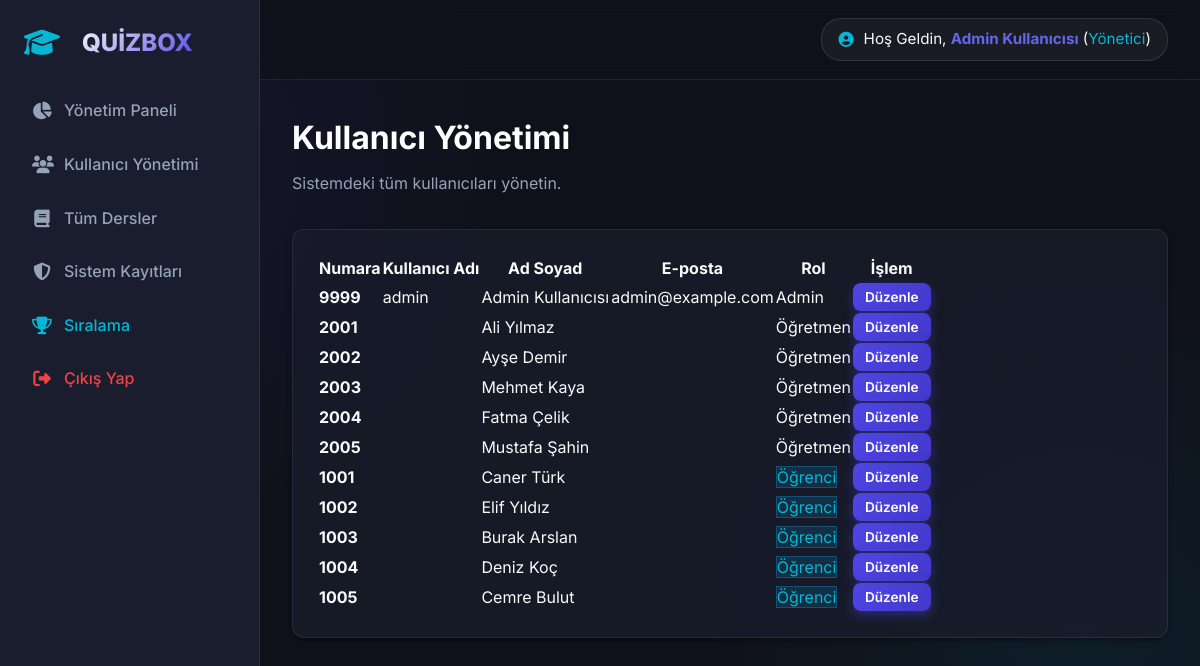
Screenshot of /public/admin/users (signed in) with the database file from the repository.
### tables this page shows
CREATE TABLE `users` (
  `id` int(11) NOT NULL AUTO_INCREMENT,
  `first_name` varchar(50) NOT NULL,
  `last_name` varchar(50) NOT NULL,
  `user_number` int(11) NOT NULL,
  `username` varchar(50) DEFAULT NULL,
  `email` varchar(100) DEFAULT NULL,
  `password` varchar(255) DEFAULT NULL,
  `role` enum('admin','teacher','student') NOT NULL DEFAULT 'student',
  `created_at` timestamp NOT NULL DEFAULT current_timestamp(),
  `last_login` timestamp NULL DEFAULT NULL,
  `reset_token` varchar(255) DEFAULT NULL,
  `reset_expires` datetime DEFAULT NULL,
  PRIMARY KEY (`id`),
  UNIQUE KEY `username` (`username`),
  UNIQUE KEY `user_number` (`user_number`),
  UNIQUE KEY `email` (`email`)
);

### app/Controllers/Admin.php (called while the page is built, shortened)
<?php
class Admin extends Controller {
    public function users() {
        $db = new Database();
        $db->query('SELECT * FROM users ORDER BY created_at DESC');
        $users = $db->resultSet();
        $data = [
            'users' => $users
        ];
        $this->view('admin/users', $data);
    }
}

### app/Core/Router.php (called while the page is built, shortened)
<?php
class Router {
    protected $currentMethod = 'index';
    public function __construct() {
        $url = $this->getUrl();
        if (isset($url[0]) && file_exists('../app/Controllers/' . ucwords($url[0]) . '.php')) {
            unset($url[0]);
        }
        $this->currentController = new $this->currentController;
        if (isset($url[1])) {
            if (method_exists($this->currentController, $url[1])) {
                $this->currentMethod = $url[1];
                unset($url[1]);
            }
        }
        $this->params = $url ? array_values($url) : [];
        call_user_func_array([$this->currentController, $this->currentMethod], $this->params);
    }
    public function getUrl() {
        if (isset($_GET['url'])) {
            $url = rtrim($_GET['url'], '/');
            $url = filter_var($url, FILTER_SANITIZE_URL);
            $url = explode('/', $url);
            return $url;
        }
        return [];
    }
}

### public/index.php (called while the page is built, shortened)
<?php
$init = new Router();

### app/Helpers/Language.php (called while the page is built, shortened)
<?php
class Language {
    private static $translations = [];
    public static function load() {
        self::$translations = [
            'dashboard' => 'Panel',
            'my_courses' => 'Derslerim',
            'quizzes' => 'Sınavlar',
            'question_bank' => 'Soru Bankası',
            'my_profile' => 'Profilim',
            'browse_courses' => 'Derslere Göz At',
            'active_quizzes' => 'Aktif Sınavlar',
            'my_results' => 'Sonuçlarım',
            'leaderboard' => 'Sıralama',
            'logout' => 'Çıkış Yap',
            'welcome' => 'Hoş Geldin',
            'settings' => 'Ayarlar',
            'users' => 'Kullanıcılar',
            'system_logs' => 'Sistem Kayıtları',
            'courses' => 'Dersler',
            'students' => 'Öğrenciler',
            'teachers' => 'Öğretmenler'
        ];
    }
    public static function get($key) {
        return isset(self::$translations[$key]) ? self::$translations[$key] : $key;
    }
}

### app/Core/Database.php (called while the page is built, shortened)
<?php
class Database {
    private $host = DB_HOST;
    private $user = DB_USER;
    private $pass = DB_PASS;
    private $dbname = DB_NAME;
    private $dbh;
    private $stmt;
    public function __construct() {
        $dsn = 'mysql:host=' . $this->host . ';dbname=' . $this->dbname . ';charset=utf8mb4';
        $options = array(
            PDO::ATTR_PERSISTENT => true,
            PDO::ATTR_ERRMODE => PDO::ERRMODE_EXCEPTION,
            PDO::ATTR_DEFAULT_FETCH_MODE => PDO::FETCH_OBJ
        );
        try {
            $this->dbh = new PDO($dsn, $this->user, $this->pass, $options);
        } catch(PDOException $e) {
            $this->error = $e->getMessage();
            echo $this->error;
        }
    }
    public function query($sql) {
        $this->stmt = $this->dbh->prepare($sql);
    }
    public function execute() {
        return $this->stmt->execute();
    }
    public function resultSet() {
        $this->execute();
        return $this->stmt->fetchAll();
    }
}

### views/admin/users.php (the view)
<?php require '../views/layouts/header.php'; ?>
<?php require '../views/layouts/navbar.php'; ?>
<div class="ls-dashboard-container">
    <?php require '../views/layouts/sidebar.php'; ?>
    <main class="ls-main-content">
        <div class="ls-header-section">
            <h2>Kullanıcı Yönetimi</h2>
            <p>Sistemdeki tüm kullanıcıları yönetin.</p>
        </div>
        <div class="ls-card">
            <table>
                <thead>
                    <tr>
                        <th>Numara</th>
                        <th>Kullanıcı Adı</th>
                        <th>Ad Soyad</th>
                        <th>E-posta</th>
                        <th>Rol</th>
                        <th>İşlem</th>
                    </tr>
                </thead>
                <tbody>
                    <?php foreach($data['users'] as $user): ?>
                    <tr>
                        <td><strong><?php echo $user->user_number; ?></strong></td>
                        <td><?php echo $user->username; ?></td>
                        <td><?php echo $user->first_name . ' ' . $user->last_name; ?></td>
                        <td><?php echo $user->email; ?></td>
                        <td>
                            <?php if($user->role == 'admin'): ?>
                                <span class="badge badge-danger">Admin</span>
                            <?php elseif($user->role == 'teacher'): ?>
                                <span class="badge badge-success">Öğretmen</span>
                            <?php else: ?>
                                <span class="badge" style="background: rgba(14, 165, 233, 0.15); color: var(--accent); border: 1px solid rgba(14, 165, 233, 0.3);">Öğrenci</span>
                            <?php endif; ?>
                        </td>
                        <td>
                            <button class="btn btn-primary" style="padding: 6px 12px; font-size: 0.85rem;">Düzenle</button>
                        </td>
                    </tr>
                    <?php endforeach; ?>
                </tbody>
            </table>
        </div>
    </main>
</div>
<?php require '../views/layouts/footer.php'; ?>

### app/Core/Controller.php (shortened to what this page needs)
<?php
class Controller {
    public function view($view, $data = []) {
        if (file_exists('../views/' . $view . '.php')) {
            require_once '../views/' . $view . '.php';
        } else {
            die('View does not exist: ' . $view);
        }
    }
}

### views/layouts/header.php (shortened to what this page needs)
<!DOCTYPE html>
<html lang="en">
<head>
    <link rel="stylesheet" href="https://cdnjs.cloudflare.com/ajax/libs/font-awesome/6.4.0/css/all.min.css">
    <link rel="stylesheet" href="<?php echo URLROOT; ?>/assets/css/style.css">
</head>
<body>

### views/layouts/navbar.php (shortened to what this page needs)
<div class="navbar">
        <div class="user-info">
        <i class="fa-solid fa-circle-user"></i>
        <span><?php echo Language::get('welcome'); ?>, <strong style="color: var(--primary-hover);"><?php echo htmlspecialchars($_SESSION['user_first_name'] . ' ' . $_SESSION['user_last_name']); ?></strong>
        (<span style="color: var(--accent);"><?php
            $role_tr = ['admin' => 'Yönetici', 'teacher' => 'Öğretmen', 'student' => 'Öğrenci'];
            echo isset($role_tr[$_SESSION['user_role']]) ? $role_tr[$_SESSION['user_role']] : ucfirst($_SESSION['user_role']);
        ?></span>)</span>
    </div>
</div>

### views/layouts/sidebar.php (shortened to what this page needs)
<div class="sidebar">
    <div class="sidebar-brand">
        <i class="fa-solid fa-graduation-cap" style="color: var(--accent); font-size: 1.8rem; margin-right: 10px;"></i>
        <span style="background: linear-gradient(135deg, var(--text-main), var(--primary)); -webkit-background-clip: text; -webkit-text-fill-color: transparent;">QUİZBOX</span>
    </div>
    <ul class="sidebar-menu">
        <?php if ($_SESSION['user_role'] == 'admin') : ?>
            <li><a href="<?php echo URLROOT; ?>/admin/dashboard"><i class="fa-solid fa-chart-pie"></i> Yönetim Paneli</a></li>
            <li><a href="<?php echo URLROOT; ?>/admin/users"><i class="fa-solid fa-users"></i> Kullanıcı Yönetimi</a></li>
            <li><a href="<?php echo URLROOT; ?>/admin/courses"><i class="fa-solid fa-book"></i> Tüm Dersler</a></li>
            <li><a href="<?php echo URLROOT; ?>/admin/logs"><i class="fa-solid fa-shield-halved"></i> Sistem Kayıtları</a></li>
        <?php endif; ?>
                <li><a href="<?php echo URLROOT; ?>/leaderboard/index" style="color: var(--accent);"><i class="fa-solid fa-trophy"></i> <?php echo Language::get('leaderboard'); ?></a></li>
        <li style="margin-top: auto;"><a href="<?php echo URLROOT; ?>/auth/logout" style="color: var(--danger);"><i class="fa-solid fa-right-from-bracket"></i> <?php echo Language::get('logout'); ?></a></li>
    </ul>
</div>

### views/layouts/footer.php (shortened to what this page needs)
</body>
</html>

### public/assets/css/style.css (style rules this page uses)
:root { --bg-main: #0f111a; --bg-secondary: #1a1d2d; --primary: #4f46e5; --primary-hover: #6366f1; --primary-glow: rgba(79, 70, 229, 0.4); --accent: #06b6d4; --text-main: #f8fafc; --text-muted: #94a3b8; --glass-bg: rgba(26, 29, 45, 0.7); --glass-border: rgba(255, 255, 255, 0.08); --danger: #ef4444; --success: #10b981; --shadow-md: 0 4px 6px -1px rgba(0, 0, 0, 0.3), 0 2px 4px -1px rgba(0, 0, 0, 0.18); --shadow-xl: 0 20px 25px -5px rgba(0, 0, 0, 0.5), 0 10px 10px -5px rgba(0, 0, 0, 0.2); }
* { margin: 0; padding: 0; box-sizing: border-box; font-family: 'Inter', sans-serif; }
body { background-color: var(--bg-main); color: var(--text-main); line-height: 1.6; min-height: 100vh; background-image: radial-gradient(circle at 10% 20%, rgba(79, 70, 229, 0.1), transparent 30%), radial-gradient(circle at 90% 80%, rgba(6, 182, 212, 0.08), transparent 30%); background-attachment: fixed; }
a { color: var(--primary-hover); text-decoration: none; transition: all 0.3s ease; }
h1, h2, h3, h4, h5 { font-weight: 700; color: #fff; margin-bottom: 1rem; }
.btn { display: inline-block; font-weight: 600; text-align: center; cursor: pointer; border: none; border-radius: 8px; padding: 12px 24px; font-size: 1rem; transition: all 0.3s ease; }
.btn-primary { background: linear-gradient(135deg, var(--primary), #4338ca); color: white; box-shadow: 0 4px 12px var(--primary-glow); }
.ls-dashboard-container { display: flex; min-height: 100vh; }
.sidebar { width: 260px; background: var(--bg-secondary); border-right: 1px solid var(--glass-border); display: flex; flex-direction: column; padding: 1.5rem 0; position: fixed; height: 100vh; z-index: 100; }
.sidebar-brand { padding: 0 1.5rem 1.5rem; font-size: 1.5rem; font-weight: 800; color: #fff; display: flex; align-items: center; gap: 12px; }
.sidebar-brand i { color: var(--accent); }
.sidebar-menu { list-style: none; flex: 1; }
.sidebar-menu li { margin-bottom: 4px; padding: 0 1rem; }
.sidebar-menu li a { display: flex; align-items: center; gap: 12px; padding: 12px 16px; color: var(--text-muted); font-weight: 500; border-radius: 8px; }
.sidebar-menu li a i { width: 20px; text-align: center; font-size: 1.1rem; }
.ls-main-content { flex: 1; margin-left: 260px; padding: 2rem; padding-top: calc(80px + 2rem); }
.navbar { position: fixed; top: 0; left: 260px; right: 0; height: 80px; background: rgba(15, 17, 26, 0.8); backdrop-filter: blur(10px); border-bottom: 1px solid var(--glass-border); display: flex; align-items: center; justify-content: flex-end; padding: 0 2rem; z-index: 90; }
.user-info { background: rgba(255,255,255,0.05); padding: 8px 16px; border-radius: 20px; display: flex; align-items: center; gap: 10px; font-size: 0.95rem; border: 1px solid rgba(255,255,255,0.1); }
.user-info i { color: var(--accent); }
.ls-header-section { margin-bottom: 2rem; }
.ls-header-section h2 { font-size: 2rem; margin-bottom: 0.5rem; }
.ls-header-section p { color: var(--text-muted); }
.ls-card { background: var(--glass-bg); border: 1px solid var(--glass-border); border-radius: 12px; padding: 1.5rem; box-shadow: var(--shadow-md); margin-bottom: 1.5rem; transition: transform 0.2s ease, box-shadow 0.2s ease; }

### rows the page displays
users: user_number "9999", username "admin", first_name "Admin", last_name "Kullanıcısı", email "admin@example.com", role "Admin"
users: user_number "2001", first_name "Ali", last_name "Yılmaz", role "Öğretmen"
users: user_number "2002", first_name "Ayşe", last_name "Demir", role "Öğretmen"
users: user_number "2003", first_name "Mehmet", last_name "Kaya", role "Öğretmen"
users: user_number "2004", first_name "Fatma", last_name "Çelik", role "Öğretmen"
users: user_number "2005", first_name "Mustafa", last_name "Şahin", role "Öğretmen"
users: user_number "1001", first_name "Caner", last_name "Türk", role "Öğrenci"
users: user_number "1002", first_name "Elif", last_name "Yıldız", role "Öğrenci"
users: user_number "1003", first_name "Burak", last_name "Arslan", role "Öğrenci"
users: user_number "1004", first_name "Deniz", last_name "Koç", role "Öğrenci"
users: user_number "1005", first_name "Cemre", last_name "Bulut", role "Öğrenci"

### other values shown
Language::get('welcome') "Hoş Geldin"
$_SESSION['user_first_name'] . ' ' . $_SESSION['user_last_name'] "Admin Kullanıcısı"
$role_tr[$_SESSION['user_role']] "Yönetici"
Language::get('leaderboard') "Sıralama"
Language::get('logout') "Çıkış Yap"
